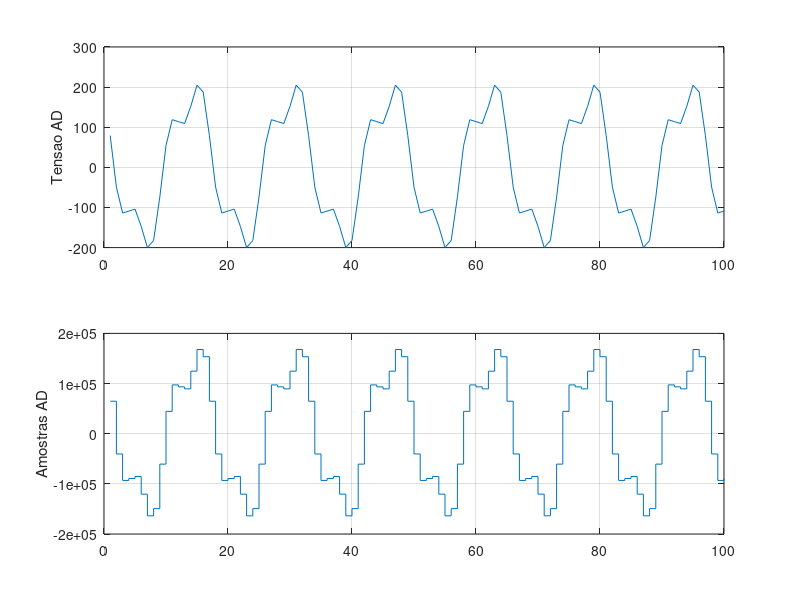
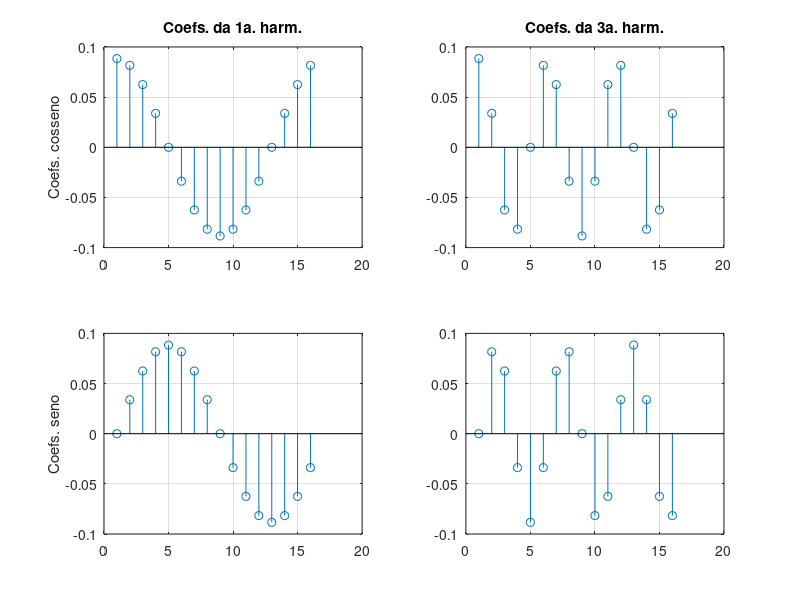
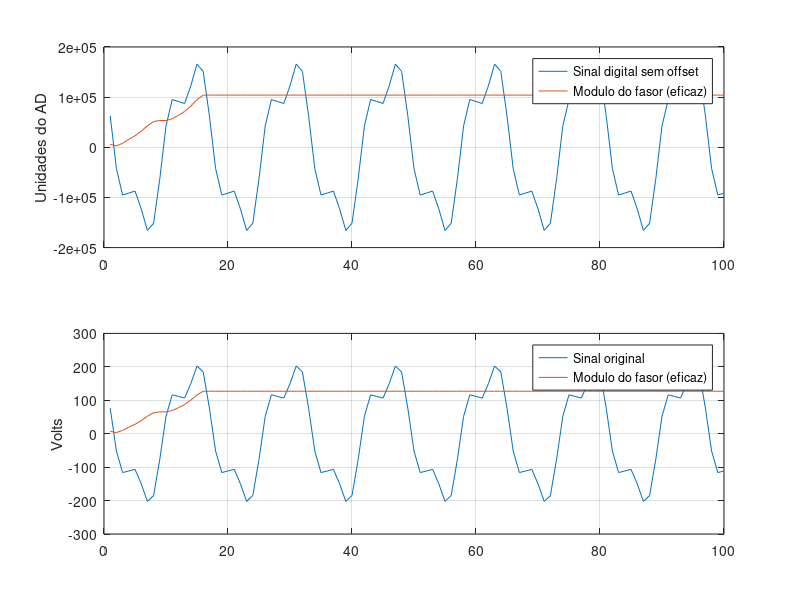
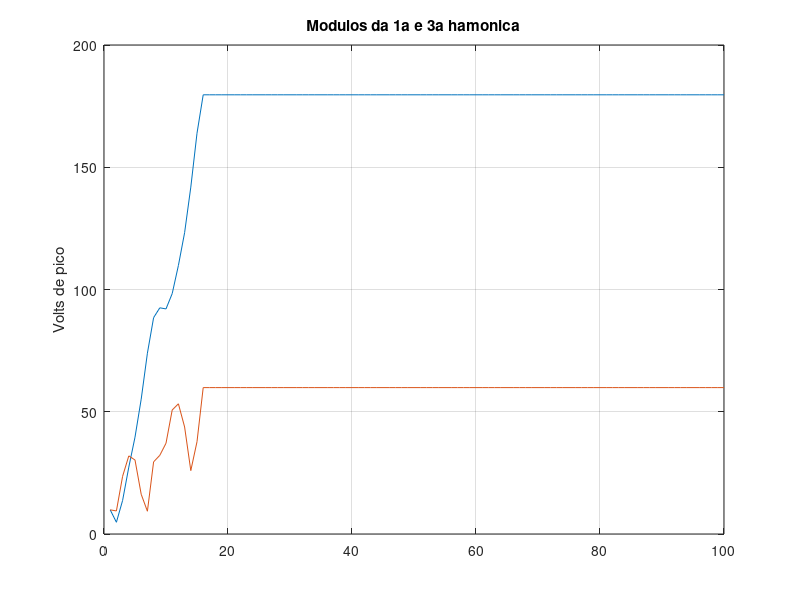

The MATLAB script that drew these images, in order:
clc
clear all
close all


%ETAPA 1 - CRIAÇÃO DO SINAL ANÁLOGICO E DEFINIÇÃO DO NÚMERO DE AMOSTRAS E FREQUÊNCIA DE AMOSTRAGEM
na = 1 : 1 : 100; %100 AMOSTRAS em nosso sinal analógico

m  = 16;     %Quantidade de amostras por ciclo definida pelo operador
fa = m * 60; %Frequência de amostragem
ta = 1/fa;   %Período de amostragem
A1  = (220/sqrt(3))*sqrt(2);  %Amplitude da 1 Harmonica [V]
Fase1 = deg2rad(45); %Fase da 1 Harmonica
A3  = A1/3; %Amplitude da 3 Harmonica [V]
Fase3 = deg2rad(15); %Fase da 3 Harmonica
t = na*ta; %Vetor de tempo para cada Amostra

SinalAn = A1 * cos (2*pi*60*t + Fase1) + A3 * cos (2*pi*3*60*t + Fase3); %vetor formado pela sinal senoidal analógico
SinalAn = SinalAn + 2.5; %Soma Metade do fundo de escala para conversor unipolar (0 a 5 V)

q = 5/(2^12); %Bits por volts
SinalDig = round(SinalAn/q); %converte a tensao na representacao do AD unipolar

%Plotagem do Sinal Analógico e Sinal Digital, utilizando na como o eixo X
figure(1); subplot(211); plot(na, SinalAn);    grid; ylabel('Tensao AD');
           subplot(212); stairs(na, SinalDig); grid; ylabel('Amostras AD');

%ETAPA 2 - Transformada Discreta de Fourier

for i=1:1:m %Coeficientes 1 Harmonica
  Coef_b_cos1(i) = (sqrt(2)/m)*cos((2*pi*(i-1)*1)/m);
  Coef_b_sin1(i) = (sqrt(2)/m)*sin((2*pi*(i-1)*1)/m);
end

for i=1:1:m %Coeficientes 3 Harmonica
  Coef_b_cos3(i) = (sqrt(2)/m)*cos((2*pi*(i-1)*3)/m);
  Coef_b_sin3(i) = (sqrt(2)/m)*sin((2*pi*(i-1)*3)/m);
end

%Código de plotagem dos gráficos retirado do exemplo do professor
figure(2); 
subplot(221); stem(Coef_b_cos1); grid; ylabel('Coefs. cosseno'); 
title('Coefs. da 1a. harm.');
subplot(222); stem(Coef_b_cos3); grid;
title('Coefs. da 3a. harm.');
subplot(223); stem(Coef_b_sin1); grid; ylabel('Coefs. seno');
subplot(224); stem(Coef_b_sin3); grid;

x = zeros(1,m);
for z = 1:1:100
    %Zerando variaveis para evitar problemas na recursão
    y_r1 = 0;
    y_im1 = 0;
    y_r3 = 0;
    y_im3 = 0;
    for j = 2:1:m
      x(m-(j-2)) = x(m-(j-1));
      %janela deslizante
    end
    x(1) = SinalDig(z);
    for k = 1:1:m
      %Cálculo de Y para 1 Harmonica
      y_r1 =  x(k)*Coef_b_cos1(k)+y_r1; 
      y_im1 = x(k)*Coef_b_sin1(k)+y_im1;
      %Cálculo de Y para 3 Harmonica
      y_r3 =  x(k)*Coef_b_cos3(k)+y_r3;
      y_im3 = x(k)*Coef_b_sin3(k)+y_im3;
    end
    yy_complexo1 = complex(y_r1,y_im1);
    yy1(z) = abs(yy_complexo1);
    y_fase1(z) = angle(yy_complexo1);
    yy_complexo3 = complex(y_r3,y_im3);
    yy3(z) = abs(yy_complexo3);
    y_fase3(z) = angle(yy_complexo3);
    
end

% ETAPA 3 - APRESENTAÇÃO DOS RESULTADOS 
for i = 1:length(yy1)-1
    % Verificando se o elemento i é igual ao próximo elemento i+1
    if yy1(i) == yy1(i+1)
        tempoz = i; %amostra em que o regime permanente é estabelecido
        Tempoo = tempoz*ta;
        disp("Regime Permanente estabelecido na amostra"); disp(i);
        disp("Ou seja o tempo de atraso digital é (em segundos):"); disp(Tempoo);
        break;
    end
end


%Para uma melhor padronização dos resultados, utilizamos o layout dos gráficos que o professor definiu em seu modelo.
figure(3); subplot(211);
plot(na, SinalDig-2048, na, yy1); grid; ylabel('Unidades do AD');
legend('Sinal digital sem offset', 'Modulo do fasor (eficaz)');
subplot(212);
plot(na, (SinalDig-2048)*q, na, yy1*q); grid; ylabel('Volts');
legend('Sinal original', 'Modulo do fasor (eficaz)');

figure(4);
plot(na, yy1*q*sqrt(2), na, yy3*q*sqrt(2)); grid; 
title('Modulos da 1a e 3a hamonica');
ylabel('Volts de pico');

disp('Módulo do fasor da 1a. harm.  na amostra 60');  disp(yy1(60)*q*sqrt(2));
disp('Módulo do fasor da 3a. harm.   na amostra 60');  disp(yy3(60)*q*sqrt(2));